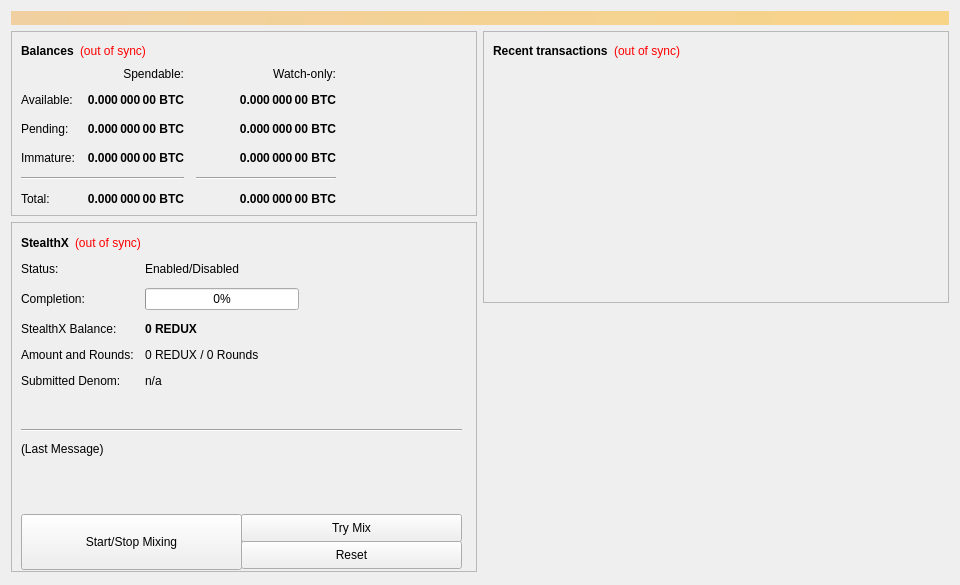
<?xml version="1.0" encoding="UTF-8"?>
<ui version="4.0">
 <class>OverviewPage</class>
 <widget class="QWidget" name="OverviewPage">
  <property name="geometry">
   <rect>
    <x>0</x>
    <y>0</y>
    <width>960</width>
    <height>585</height>
   </rect>
  </property>
  <property name="minimumSize">
   <size>
    <width>960</width>
    <height>0</height>
   </size>
  </property>
  <property name="windowTitle">
   <string>Form</string>
  </property>
  <layout class="QVBoxLayout" name="topLayout">
   <item>
    <widget class="QLabel" name="labelAlerts">
     <property name="visible">
      <bool>false</bool>
     </property>
     <property name="styleSheet">
      <string notr="true">background-color: qlineargradient(x1: 0, y1: 0, x2: 1, y2: 0, stop:0 #F0D0A0, stop:1 #F8D488); color:#000000;</string>
     </property>
     <property name="wordWrap">
      <bool>true</bool>
     </property>
     <property name="margin">
      <number>3</number>
     </property>
    </widget>
   </item>
   <item>
    <layout class="QHBoxLayout" name="horizontalLayout" stretch="1,1">
     <item>
      <layout class="QVBoxLayout" name="verticalLayout_2">
       <item>
        <widget class="QFrame" name="frame">
         <property name="frameShape">
          <enum>QFrame::StyledPanel</enum>
         </property>
         <property name="frameShadow">
          <enum>QFrame::Raised</enum>
         </property>
         <layout class="QVBoxLayout" name="verticalLayout_4">
          <item>
           <layout class="QHBoxLayout" name="horizontalLayout_4">
            <item>
             <widget class="QLabel" name="label_5">
              <property name="font">
               <font>
                <weight>75</weight>
                <bold>true</bold>
               </font>
              </property>
              <property name="text">
               <string>Balances</string>
              </property>
             </widget>
            </item>
            <item>
             <widget class="QLabel" name="labelWalletStatus">
              <property name="cursor">
               <cursorShape>WhatsThisCursor</cursorShape>
              </property>
              <property name="toolTip">
               <string>The displayed information may be out of date. Your wallet automatically synchronizes with the Redux network after a connection is established, but this process has not completed yet.</string>
              </property>
              <property name="styleSheet">
               <string notr="true">QLabel { color: red; }</string>
              </property>
              <property name="text">
               <string notr="true">(out of sync)</string>
              </property>
              <property name="alignment">
               <set>Qt::AlignLeading|Qt::AlignLeft|Qt::AlignVCenter</set>
              </property>
             </widget>
            </item>
            <item>
             <spacer name="horizontalSpacer_3">
              <property name="orientation">
               <enum>Qt::Horizontal</enum>
              </property>
              <property name="sizeHint" stdset="0">
               <size>
                <width>40</width>
                <height>20</height>
               </size>
              </property>
             </spacer>
            </item>
           </layout>
          </item>
          <item>
           <layout class="QGridLayout" name="gridLayout">
            <property name="spacing">
             <number>12</number>
            </property>
            <item row="2" column="2">
             <widget class="QLabel" name="labelWatchPending">
              <property name="font">
               <font>
                <weight>75</weight>
                <bold>true</bold>
               </font>
              </property>
              <property name="cursor">
               <cursorShape>IBeamCursor</cursorShape>
              </property>
              <property name="toolTip">
               <string>Unconfirmed transactions to watch-only addresses</string>
              </property>
              <property name="text">
               <string notr="true">0.000 000 00 BTC</string>
              </property>
              <property name="alignment">
               <set>Qt::AlignRight|Qt::AlignTrailing|Qt::AlignVCenter</set>
              </property>
              <property name="textInteractionFlags">
               <set>Qt::LinksAccessibleByMouse|Qt::TextSelectableByKeyboard|Qt::TextSelectableByMouse</set>
              </property>
             </widget>
            </item>
            <item row="2" column="1">
             <widget class="QLabel" name="labelUnconfirmed">
              <property name="font">
               <font>
                <weight>75</weight>
                <bold>true</bold>
               </font>
              </property>
              <property name="cursor">
               <cursorShape>IBeamCursor</cursorShape>
              </property>
              <property name="toolTip">
               <string>Total of transactions that have yet to be confirmed, and do not yet count toward the spendable balance</string>
              </property>
              <property name="text">
               <string notr="true">0.000 000 00 BTC</string>
              </property>
              <property name="alignment">
               <set>Qt::AlignRight|Qt::AlignTrailing|Qt::AlignVCenter</set>
              </property>
              <property name="textInteractionFlags">
               <set>Qt::LinksAccessibleByMouse|Qt::TextSelectableByKeyboard|Qt::TextSelectableByMouse</set>
              </property>
             </widget>
            </item>
            <item row="3" column="2">
             <widget class="QLabel" name="labelWatchImmature">
              <property name="font">
               <font>
                <weight>75</weight>
                <bold>true</bold>
               </font>
              </property>
              <property name="cursor">
               <cursorShape>IBeamCursor</cursorShape>
              </property>
              <property name="toolTip">
               <string>Mined balance in watch-only addresses that has not yet matured</string>
              </property>
              <property name="text">
               <string notr="true">0.000 000 00 BTC</string>
              </property>
              <property name="alignment">
               <set>Qt::AlignRight|Qt::AlignTrailing|Qt::AlignVCenter</set>
              </property>
              <property name="textInteractionFlags">
               <set>Qt::LinksAccessibleByMouse|Qt::TextSelectableByKeyboard|Qt::TextSelectableByMouse</set>
              </property>
             </widget>
            </item>
            <item row="4" column="0" colspan="2">
             <widget class="Line" name="lineSpendableBalance">
              <property name="orientation">
               <enum>Qt::Horizontal</enum>
              </property>
             </widget>
            </item>
            <item row="4" column="2">
             <widget class="Line" name="lineWatchBalance">
              <property name="sizePolicy">
               <sizepolicy hsizetype="Preferred" vsizetype="Fixed">
                <horstretch>0</horstretch>
                <verstretch>0</verstretch>
               </sizepolicy>
              </property>
              <property name="minimumSize">
               <size>
                <width>140</width>
                <height>0</height>
               </size>
              </property>
              <property name="orientation">
               <enum>Qt::Horizontal</enum>
              </property>
             </widget>
            </item>
            <item row="5" column="0">
             <widget class="QLabel" name="labelTotalText">
              <property name="text">
               <string>Total:</string>
              </property>
             </widget>
            </item>
            <item row="3" column="1">
             <widget class="QLabel" name="labelImmature">
              <property name="font">
               <font>
                <weight>75</weight>
                <bold>true</bold>
               </font>
              </property>
              <property name="cursor">
               <cursorShape>IBeamCursor</cursorShape>
              </property>
              <property name="toolTip">
               <string>Mined balance that has not yet matured</string>
              </property>
              <property name="text">
               <string notr="true">0.000 000 00 BTC</string>
              </property>
              <property name="alignment">
               <set>Qt::AlignRight|Qt::AlignTrailing|Qt::AlignVCenter</set>
              </property>
              <property name="textInteractionFlags">
               <set>Qt::LinksAccessibleByMouse|Qt::TextSelectableByKeyboard|Qt::TextSelectableByMouse</set>
              </property>
             </widget>
            </item>
            <item row="2" column="3">
             <spacer name="horizontalSpacer_2">
              <property name="orientation">
               <enum>Qt::Horizontal</enum>
              </property>
              <property name="sizeHint" stdset="0">
               <size>
                <width>40</width>
                <height>20</height>
               </size>
              </property>
             </spacer>
            </item>
            <item row="3" column="0">
             <widget class="QLabel" name="labelImmatureText">
              <property name="text">
               <string>Immature:</string>
              </property>
             </widget>
            </item>
            <item row="5" column="1">
             <widget class="QLabel" name="labelTotal">
              <property name="font">
               <font>
                <weight>75</weight>
                <bold>true</bold>
               </font>
              </property>
              <property name="cursor">
               <cursorShape>IBeamCursor</cursorShape>
              </property>
              <property name="toolTip">
               <string>Your current total balance</string>
              </property>
              <property name="text">
               <string notr="true">0.000 000 00 BTC</string>
              </property>
              <property name="alignment">
               <set>Qt::AlignRight|Qt::AlignTrailing|Qt::AlignVCenter</set>
              </property>
              <property name="textInteractionFlags">
               <set>Qt::LinksAccessibleByMouse|Qt::TextSelectableByKeyboard|Qt::TextSelectableByMouse</set>
              </property>
             </widget>
            </item>
            <item row="5" column="2">
             <widget class="QLabel" name="labelWatchTotal">
              <property name="font">
               <font>
                <weight>75</weight>
                <bold>true</bold>
               </font>
              </property>
              <property name="cursor">
               <cursorShape>IBeamCursor</cursorShape>
              </property>
              <property name="toolTip">
               <string>Current total balance in watch-only addresses</string>
              </property>
              <property name="text">
               <string notr="true">0.000 000 00 BTC</string>
              </property>
              <property name="alignment">
               <set>Qt::AlignRight|Qt::AlignTrailing|Qt::AlignVCenter</set>
              </property>
              <property name="textInteractionFlags">
               <set>Qt::LinksAccessibleByMouse|Qt::TextSelectableByKeyboard|Qt::TextSelectableByMouse</set>
              </property>
             </widget>
            </item>
            <item row="0" column="2">
             <widget class="QLabel" name="labelWatchonly">
              <property name="text">
               <string>Watch-only:</string>
              </property>
              <property name="alignment">
               <set>Qt::AlignRight|Qt::AlignTrailing|Qt::AlignVCenter</set>
              </property>
             </widget>
            </item>
            <item row="1" column="0">
             <widget class="QLabel" name="labelBalanceText">
              <property name="text">
               <string>Available:</string>
              </property>
             </widget>
            </item>
            <item row="1" column="1">
             <widget class="QLabel" name="labelBalance">
              <property name="font">
               <font>
                <weight>75</weight>
                <bold>true</bold>
               </font>
              </property>
              <property name="cursor">
               <cursorShape>IBeamCursor</cursorShape>
              </property>
              <property name="toolTip">
               <string>Your current spendable balance</string>
              </property>
              <property name="text">
               <string notr="true">0.000 000 00 BTC</string>
              </property>
              <property name="alignment">
               <set>Qt::AlignRight|Qt::AlignTrailing|Qt::AlignVCenter</set>
              </property>
              <property name="textInteractionFlags">
               <set>Qt::LinksAccessibleByMouse|Qt::TextSelectableByKeyboard|Qt::TextSelectableByMouse</set>
              </property>
             </widget>
            </item>
            <item row="1" column="2">
             <widget class="QLabel" name="labelWatchAvailable">
              <property name="font">
               <font>
                <weight>75</weight>
                <bold>true</bold>
               </font>
              </property>
              <property name="cursor">
               <cursorShape>IBeamCursor</cursorShape>
              </property>
              <property name="toolTip">
               <string>Your current balance in watch-only addresses</string>
              </property>
              <property name="text">
               <string notr="true">0.000 000 00 BTC</string>
              </property>
              <property name="alignment">
               <set>Qt::AlignRight|Qt::AlignTrailing|Qt::AlignVCenter</set>
              </property>
              <property name="textInteractionFlags">
               <set>Qt::LinksAccessibleByMouse|Qt::TextSelectableByKeyboard|Qt::TextSelectableByMouse</set>
              </property>
             </widget>
            </item>
            <item row="2" column="0">
             <widget class="QLabel" name="labelPendingText">
              <property name="text">
               <string>Pending:</string>
              </property>
             </widget>
            </item>
            <item row="0" column="1">
             <widget class="QLabel" name="labelSpendable">
              <property name="text">
               <string>Spendable:</string>
              </property>
              <property name="alignment">
               <set>Qt::AlignRight|Qt::AlignTrailing|Qt::AlignVCenter</set>
              </property>
             </widget>
            </item>
           </layout>
          </item>
         </layout>
        </widget>
       </item>
       <item>
        <widget class="QFrame" name="frameStealthX">
         <property name="minimumSize">
          <size>
           <width>0</width>
           <height>350</height>
          </size>
         </property>
         <property name="layoutDirection">
          <enum>Qt::LeftToRight</enum>
         </property>
         <property name="frameShape">
          <enum>QFrame::StyledPanel</enum>
         </property>
         <property name="frameShadow">
          <enum>QFrame::Raised</enum>
         </property>
         <widget class="QWidget" name="formLayoutWidget">
          <property name="geometry">
           <rect>
            <x>10</x>
            <y>40</y>
            <width>451</width>
            <height>161</height>
           </rect>
          </property>
          <layout class="QFormLayout" name="formLayout">
           <property name="fieldGrowthPolicy">
            <enum>QFormLayout::AllNonFixedFieldsGrow</enum>
           </property>
           <property name="horizontalSpacing">
            <number>11</number>
           </property>
           <property name="verticalSpacing">
            <number>12</number>
           </property>
           <item row="0" column="0">
            <widget class="QLabel" name="label_6">
             <property name="text">
              <string>Status:</string>
             </property>
            </widget>
           </item>
           <item row="1" column="0">
            <widget class="QLabel" name="label_7">
             <property name="text">
              <string>Completion:</string>
             </property>
            </widget>
           </item>
           <item row="1" column="1">
            <widget class="QProgressBar" name="stealthxProgress">
             <property name="maximumSize">
              <size>
               <width>154</width>
               <height>16777215</height>
              </size>
             </property>
             <property name="value">
              <number>0</number>
             </property>
            </widget>
           </item>
           <item row="2" column="0">
            <widget class="QLabel" name="labelAnonymizedText">
             <property name="text">
              <string>StealthX Balance:</string>
             </property>
            </widget>
           </item>
           <item row="2" column="1">
            <widget class="QLabel" name="labelAnonymized">
             <property name="font">
              <font>
               <weight>75</weight>
               <bold>true</bold>
              </font>
             </property>
             <property name="text">
              <string notr="true">0 REDUX</string>
             </property>
            </widget>
           </item>
           <item row="3" column="0">
            <widget class="QLabel" name="label_8">
             <property name="text">
              <string>Amount and Rounds:</string>
             </property>
            </widget>
           </item>
           <item row="3" column="1">
            <widget class="QLabel" name="labelAmountRounds">
             <property name="text">
              <string>0 REDUX / 0 Rounds</string>
             </property>
            </widget>
           </item>
           <item row="4" column="0">
            <widget class="QLabel" name="label_9">
             <property name="text">
              <string>Submitted Denom:</string>
             </property>
            </widget>
           </item>
           <item row="4" column="1">
            <widget class="QLabel" name="labelSubmittedDenom">
             <property name="toolTip">
              <string>The denominations you submitted to the MasterX.&lt;br&gt;To mix, other users must submit the exact same denominations.</string>
             </property>
             <property name="text">
              <string>n/a</string>
             </property>
            </widget>
           </item>
           <item row="0" column="1">
            <widget class="QLabel" name="stealthxEnabled">
             <property name="text">
              <string>Enabled/Disabled</string>
             </property>
            </widget>
           </item>
          </layout>
         </widget>
         <widget class="QPushButton" name="runAutoDenom">
          <property name="geometry">
           <rect>
            <x>251</x>
            <y>17</y>
            <width>1</width>
            <height>1</height>
           </rect>
          </property>
          <property name="palette">
           <palette>
            <active>
             <colorrole role="WindowText">
              <brush brushstyle="SolidPattern">
               <color alpha="255">
                <red>0</red>
                <green>0</green>
                <blue>0</blue>
               </color>
              </brush>
             </colorrole>
             <colorrole role="Button">
              <brush brushstyle="SolidPattern">
               <color alpha="255">
                <red>239</red>
                <green>238</green>
                <blue>238</blue>
               </color>
              </brush>
             </colorrole>
             <colorrole role="Light">
              <brush brushstyle="SolidPattern">
               <color alpha="255">
                <red>255</red>
                <green>255</green>
                <blue>255</blue>
               </color>
              </brush>
             </colorrole>
             <colorrole role="Midlight">
              <brush brushstyle="SolidPattern">
               <color alpha="255">
                <red>247</red>
                <green>246</green>
                <blue>246</blue>
               </color>
              </brush>
             </colorrole>
             <colorrole role="Dark">
              <brush brushstyle="SolidPattern">
               <color alpha="255">
                <red>119</red>
                <green>119</green>
                <blue>119</blue>
               </color>
              </brush>
             </colorrole>
             <colorrole role="Mid">
              <brush brushstyle="SolidPattern">
               <color alpha="255">
                <red>159</red>
                <green>159</green>
                <blue>159</blue>
               </color>
              </brush>
             </colorrole>
             <colorrole role="Text">
              <brush brushstyle="SolidPattern">
               <color alpha="255">
                <red>0</red>
                <green>0</green>
                <blue>0</blue>
               </color>
              </brush>
             </colorrole>
             <colorrole role="BrightText">
              <brush brushstyle="SolidPattern">
               <color alpha="255">
                <red>255</red>
                <green>255</green>
                <blue>255</blue>
               </color>
              </brush>
             </colorrole>
             <colorrole role="ButtonText">
              <brush brushstyle="SolidPattern">
               <color alpha="255">
                <red>0</red>
                <green>0</green>
                <blue>0</blue>
               </color>
              </brush>
             </colorrole>
             <colorrole role="Base">
              <brush brushstyle="SolidPattern">
               <color alpha="255">
                <red>255</red>
                <green>255</green>
                <blue>255</blue>
               </color>
              </brush>
             </colorrole>
             <colorrole role="Window">
              <brush brushstyle="SolidPattern">
               <color alpha="255">
                <red>239</red>
                <green>238</green>
                <blue>238</blue>
               </color>
              </brush>
             </colorrole>
             <colorrole role="Shadow">
              <brush brushstyle="SolidPattern">
               <color alpha="255">
                <red>0</red>
                <green>0</green>
                <blue>0</blue>
               </color>
              </brush>
             </colorrole>
             <colorrole role="AlternateBase">
              <brush brushstyle="SolidPattern">
               <color alpha="255">
                <red>247</red>
                <green>246</green>
                <blue>246</blue>
               </color>
              </brush>
             </colorrole>
             <colorrole role="ToolTipBase">
              <brush brushstyle="SolidPattern">
               <color alpha="255">
                <red>255</red>
                <green>255</green>
                <blue>220</blue>
               </color>
              </brush>
             </colorrole>
             <colorrole role="ToolTipText">
              <brush brushstyle="SolidPattern">
               <color alpha="255">
                <red>0</red>
                <green>0</green>
                <blue>0</blue>
               </color>
              </brush>
             </colorrole>
            </active>
            <inactive>
             <colorrole role="WindowText">
              <brush brushstyle="SolidPattern">
               <color alpha="255">
                <red>0</red>
                <green>0</green>
                <blue>0</blue>
               </color>
              </brush>
             </colorrole>
             <colorrole role="Button">
              <brush brushstyle="SolidPattern">
               <color alpha="255">
                <red>239</red>
                <green>238</green>
                <blue>238</blue>
               </color>
              </brush>
             </colorrole>
             <colorrole role="Light">
              <brush brushstyle="SolidPattern">
               <color alpha="255">
                <red>255</red>
                <green>255</green>
                <blue>255</blue>
               </color>
              </brush>
             </colorrole>
             <colorrole role="Midlight">
              <brush brushstyle="SolidPattern">
               <color alpha="255">
                <red>247</red>
                <green>246</green>
                <blue>246</blue>
               </color>
              </brush>
             </colorrole>
             <colorrole role="Dark">
              <brush brushstyle="SolidPattern">
               <color alpha="255">
                <red>119</red>
                <green>119</green>
                <blue>119</blue>
               </color>
              </brush>
             </colorrole>
             <colorrole role="Mid">
              <brush brushstyle="SolidPattern">
               <color alpha="255">
                <red>159</red>
                <green>159</green>
                <blue>159</blue>
               </color>
              </brush>
             </colorrole>
             <colorrole role="Text">
              <brush brushstyle="SolidPattern">
               <color alpha="255">
                <red>0</red>
                <green>0</green>
                <blue>0</blue>
               </color>
              </brush>
             </colorrole>
             <colorrole role="BrightText">
              <brush brushstyle="SolidPattern">
               <color alpha="255">
                <red>255</red>
                <green>255</green>
                <blue>255</blue>
               </color>
              </brush>
             </colorrole>
             <colorrole role="ButtonText">
              <brush brushstyle="SolidPattern">
               <color alpha="255">
                <red>0</red>
                <green>0</green>
                <blue>0</blue>
               </color>
              </brush>
             </colorrole>
             <colorrole role="Base">
              <brush brushstyle="SolidPattern">
               <color alpha="255">
                <red>255</red>
                <green>255</green>
                <blue>255</blue>
               </color>
              </brush>
             </colorrole>
             <colorrole role="Window">
              <brush brushstyle="SolidPattern">
               <color alpha="255">
                <red>239</red>
                <green>238</green>
                <blue>238</blue>
               </color>
              </brush>
             </colorrole>
             <colorrole role="Shadow">
              <brush brushstyle="SolidPattern">
               <color alpha="255">
                <red>0</red>
                <green>0</green>
                <blue>0</blue>
               </color>
              </brush>
             </colorrole>
             <colorrole role="AlternateBase">
              <brush brushstyle="SolidPattern">
               <color alpha="255">
                <red>247</red>
                <green>246</green>
                <blue>246</blue>
               </color>
              </brush>
             </colorrole>
             <colorrole role="ToolTipBase">
              <brush brushstyle="SolidPattern">
               <color alpha="255">
                <red>255</red>
                <green>255</green>
                <blue>220</blue>
               </color>
              </brush>
             </colorrole>
             <colorrole role="ToolTipText">
              <brush brushstyle="SolidPattern">
               <color alpha="255">
                <red>0</red>
                <green>0</green>
                <blue>0</blue>
               </color>
              </brush>
             </colorrole>
            </inactive>
            <disabled>
             <colorrole role="WindowText">
              <brush brushstyle="SolidPattern">
               <color alpha="255">
                <red>119</red>
                <green>119</green>
                <blue>119</blue>
               </color>
              </brush>
             </colorrole>
             <colorrole role="Button">
              <brush brushstyle="SolidPattern">
               <color alpha="255">
                <red>239</red>
                <green>238</green>
                <blue>238</blue>
               </color>
              </brush>
             </colorrole>
             <colorrole role="Light">
              <brush brushstyle="SolidPattern">
               <color alpha="255">
                <red>255</red>
                <green>255</green>
                <blue>255</blue>
               </color>
              </brush>
             </colorrole>
             <colorrole role="Midlight">
              <brush brushstyle="SolidPattern">
               <color alpha="255">
                <red>247</red>
                <green>246</green>
                <blue>246</blue>
               </color>
              </brush>
             </colorrole>
             <colorrole role="Dark">
              <brush brushstyle="SolidPattern">
               <color alpha="255">
                <red>119</red>
                <green>119</green>
                <blue>119</blue>
               </color>
              </brush>
             </colorrole>
             <colorrole role="Mid">
              <brush brushstyle="SolidPattern">
               <color alpha="255">
                <red>159</red>
                <green>159</green>
                <blue>159</blue>
               </color>
              </brush>
             </colorrole>
             <colorrole role="Text">
              <brush brushstyle="SolidPattern">
               <color alpha="255">
                <red>119</red>
                <green>119</green>
                <blue>119</blue>
               </color>
              </brush>
             </colorrole>
             <colorrole role="BrightText">
              <brush brushstyle="SolidPattern">
               <color alpha="255">
                <red>255</red>
                <green>255</green>
                <blue>255</blue>
               </color>
              </brush>
             </colorrole>
             <colorrole role="ButtonText">
              <brush brushstyle="SolidPattern">
               <color alpha="255">
                <red>119</red>
                <green>119</green>
                <blue>119</blue>
               </color>
              </brush>
             </colorrole>
             <colorrole role="Base">
              <brush brushstyle="SolidPattern">
               <color alpha="255">
                <red>239</red>
                <green>238</green>
                <blue>238</blue>
               </color>
              </brush>
             </colorrole>
             <colorrole role="Window">
              <brush brushstyle="SolidPattern">
               <color alpha="255">
                <red>239</red>
                <green>238</green>
                <blue>238</blue>
               </color>
              </brush>
             </colorrole>
             <colorrole role="Shadow">
              <brush brushstyle="SolidPattern">
               <color alpha="255">
                <red>0</red>
                <green>0</green>
                <blue>0</blue>
               </color>
              </brush>
             </colorrole>
             <colorrole role="AlternateBase">
              <brush brushstyle="SolidPattern">
               <color alpha="255">
                <red>239</red>
                <green>238</green>
                <blue>238</blue>
               </color>
              </brush>
             </colorrole>
             <colorrole role="ToolTipBase">
              <brush brushstyle="SolidPattern">
               <color alpha="255">
                <red>255</red>
                <green>255</green>
                <blue>220</blue>
               </color>
              </brush>
             </colorrole>
             <colorrole role="ToolTipText">
              <brush brushstyle="SolidPattern">
               <color alpha="255">
                <red>0</red>
                <green>0</green>
                <blue>0</blue>
               </color>
              </brush>
             </colorrole>
            </disabled>
           </palette>
          </property>
          <property name="focusPolicy">
           <enum>Qt::NoFocus</enum>
          </property>
          <property name="autoFillBackground">
           <bool>true</bool>
          </property>
          <property name="text">
           <string/>
          </property>
          <property name="flat">
           <bool>true</bool>
          </property>
         </widget>
         <widget class="QPushButton" name="toggleStealthX">
          <property name="geometry">
           <rect>
            <x>10</x>
            <y>292</y>
            <width>221</width>
            <height>56</height>
           </rect>
          </property>
          <property name="sizePolicy">
           <sizepolicy hsizetype="MinimumExpanding" vsizetype="Fixed">
            <horstretch>0</horstretch>
            <verstretch>0</verstretch>
           </sizepolicy>
          </property>
          <property name="text">
           <string>Start/Stop Mixing</string>
          </property>
         </widget>
         <widget class="Line" name="lineLastMessage">
          <property name="geometry">
           <rect>
            <x>10</x>
            <y>200</y>
            <width>441</width>
            <height>16</height>
           </rect>
          </property>
          <property name="orientation">
           <enum>Qt::Horizontal</enum>
          </property>
         </widget>
         <widget class="QLabel" name="stealthxStatus">
          <property name="geometry">
           <rect>
            <x>10</x>
            <y>220</y>
            <width>451</width>
            <height>61</height>
           </rect>
          </property>
          <property name="minimumSize">
           <size>
            <width>288</width>
            <height>43</height>
           </size>
          </property>
          <property name="text">
           <string>(Last Message)</string>
          </property>
          <property name="alignment">
           <set>Qt::AlignLeading|Qt::AlignLeft|Qt::AlignTop</set>
          </property>
          <property name="wordWrap">
           <bool>true</bool>
          </property>
         </widget>
         <widget class="QPushButton" name="stealthxAuto">
          <property name="geometry">
           <rect>
            <x>230</x>
            <y>292</y>
            <width>221</width>
            <height>28</height>
           </rect>
          </property>
          <property name="sizePolicy">
           <sizepolicy hsizetype="MinimumExpanding" vsizetype="Fixed">
            <horstretch>0</horstretch>
            <verstretch>0</verstretch>
           </sizepolicy>
          </property>
          <property name="toolTip">
           <string>Try to manually submit a StealthX request.</string>
          </property>
          <property name="text">
           <string>Try Mix</string>
          </property>
         </widget>
         <widget class="QPushButton" name="stealthxReset">
          <property name="geometry">
           <rect>
            <x>230</x>
            <y>319</y>
            <width>221</width>
            <height>28</height>
           </rect>
          </property>
          <property name="sizePolicy">
           <sizepolicy hsizetype="MinimumExpanding" vsizetype="Fixed">
            <horstretch>0</horstretch>
            <verstretch>0</verstretch>
           </sizepolicy>
          </property>
          <property name="toolTip">
           <string>Reset the current status of StealthX (can interrupt StealthX if it's in the process of Mixing, which can cost you money!)</string>
          </property>
          <property name="autoFillBackground">
           <bool>false</bool>
          </property>
          <property name="text">
           <string>Reset</string>
          </property>
         </widget>
         <widget class="QWidget" name="layoutWidget">
          <property name="geometry">
           <rect>
            <x>10</x>
            <y>10</y>
            <width>431</width>
            <height>22</height>
           </rect>
          </property>
          <layout class="QHBoxLayout" name="horizontalLayout_5">
           <item>
            <widget class="QLabel" name="label_2">
             <property name="font">
              <font>
               <weight>75</weight>
               <bold>true</bold>
              </font>
             </property>
             <property name="text">
              <string>StealthX</string>
             </property>
            </widget>
           </item>
           <item>
            <widget class="QLabel" name="labelStealthXSyncStatus">
             <property name="toolTip">
              <string>The displayed information may be out of date. Your wallet automatically synchronizes with the Redux network after a connection is established, but this process has not completed yet.</string>
             </property>
             <property name="styleSheet">
              <string notr="true">QLabel { color: red; }</string>
             </property>
             <property name="text">
              <string notr="true">(out of sync)</string>
             </property>
             <property name="alignment">
              <set>Qt::AlignLeading|Qt::AlignLeft|Qt::AlignVCenter</set>
             </property>
            </widget>
           </item>
           <item>
            <spacer name="horizontalSpacer_4">
             <property name="orientation">
              <enum>Qt::Horizontal</enum>
             </property>
             <property name="sizeHint" stdset="0">
              <size>
               <width>40</width>
               <height>20</height>
              </size>
             </property>
            </spacer>
           </item>
          </layout>
         </widget>
        </widget>
       </item>
       <item>
        <spacer name="verticalSpacer">
         <property name="orientation">
          <enum>Qt::Vertical</enum>
         </property>
         <property name="sizeHint" stdset="0">
          <size>
           <width>20</width>
           <height>40</height>
          </size>
         </property>
        </spacer>
       </item>
      </layout>
     </item>
     <item>
      <layout class="QVBoxLayout" name="verticalLayout_3">
       <item>
        <widget class="QFrame" name="frame_2">
         <property name="frameShape">
          <enum>QFrame::StyledPanel</enum>
         </property>
         <property name="frameShadow">
          <enum>QFrame::Raised</enum>
         </property>
         <layout class="QVBoxLayout" name="verticalLayout">
          <item>
           <layout class="QHBoxLayout" name="horizontalLayout_2">
            <item>
             <widget class="QLabel" name="label_4">
              <property name="font">
               <font>
                <weight>75</weight>
                <bold>true</bold>
               </font>
              </property>
              <property name="text">
               <string>Recent transactions</string>
              </property>
             </widget>
            </item>
            <item>
             <widget class="QLabel" name="labelTransactionsStatus">
              <property name="cursor">
               <cursorShape>WhatsThisCursor</cursorShape>
              </property>
              <property name="toolTip">
               <string>The displayed information may be out of date. Your wallet automatically synchronizes with the Redux network after a connection is established, but this process has not completed yet.</string>
              </property>
              <property name="styleSheet">
               <string notr="true">QLabel { color: red; }</string>
              </property>
              <property name="text">
               <string notr="true">(out of sync)</string>
              </property>
              <property name="alignment">
               <set>Qt::AlignRight|Qt::AlignTrailing|Qt::AlignVCenter</set>
              </property>
             </widget>
            </item>
            <item>
             <spacer name="horizontalSpacer">
              <property name="orientation">
               <enum>Qt::Horizontal</enum>
              </property>
              <property name="sizeHint" stdset="0">
               <size>
                <width>40</width>
                <height>20</height>
               </size>
              </property>
             </spacer>
            </item>
           </layout>
          </item>
          <item>
           <widget class="QListView" name="listTransactions">
            <property name="styleSheet">
             <string notr="true">QListView { background: transparent; }</string>
            </property>
            <property name="frameShape">
             <enum>QFrame::NoFrame</enum>
            </property>
            <property name="verticalScrollBarPolicy">
             <enum>Qt::ScrollBarAlwaysOff</enum>
            </property>
            <property name="horizontalScrollBarPolicy">
             <enum>Qt::ScrollBarAlwaysOff</enum>
            </property>
            <property name="selectionMode">
             <enum>QAbstractItemView::NoSelection</enum>
            </property>
           </widget>
          </item>
         </layout>
        </widget>
       </item>
       <item>
        <spacer name="verticalSpacer_2">
         <property name="orientation">
          <enum>Qt::Vertical</enum>
         </property>
         <property name="sizeHint" stdset="0">
          <size>
           <width>20</width>
           <height>40</height>
          </size>
         </property>
        </spacer>
       </item>
      </layout>
     </item>
    </layout>
   </item>
  </layout>
 </widget>
 <resources/>
 <connections/>
</ui>
